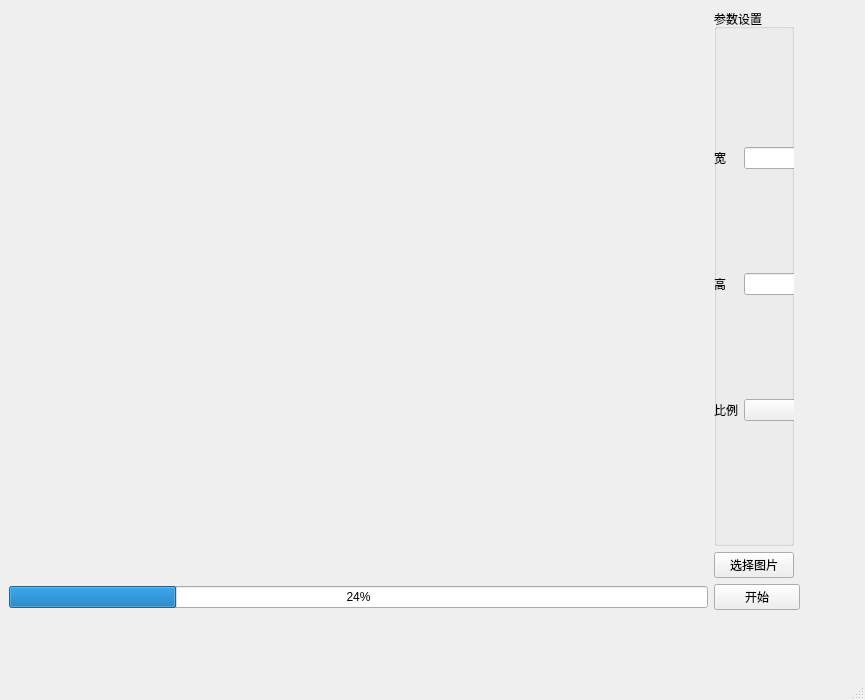
<?xml version="1.0" encoding="UTF-8"?>
<ui version="4.0">
 <class>mainWindow</class>
 <widget class="QMainWindow" name="mainWindow">
  <property name="geometry">
   <rect>
    <x>0</x>
    <y>0</y>
    <width>865</width>
    <height>700</height>
   </rect>
  </property>
  <property name="windowTitle">
   <string>Photo Cropper</string>
  </property>
  <widget class="QWidget" name="centralwidget">
   <property name="sizePolicy">
    <sizepolicy hsizetype="Maximum" vsizetype="Maximum">
     <horstretch>0</horstretch>
     <verstretch>0</verstretch>
    </sizepolicy>
   </property>
   <widget class="QWidget" name="gridLayoutWidget">
    <property name="geometry">
     <rect>
      <x>9</x>
      <y>9</y>
      <width>791</width>
      <height>601</height>
     </rect>
    </property>
    <layout class="QGridLayout" name="mainLayout">
     <item row="2" column="0">
      <widget class="QProgressBar" name="progressBar">
       <property name="value">
        <number>24</number>
       </property>
      </widget>
     </item>
     <item row="2" column="1" colspan="2">
      <widget class="QPushButton" name="startButton">
       <property name="text">
        <string>开始</string>
       </property>
      </widget>
     </item>
     <item row="0" column="1">
      <widget class="QGroupBox" name="paramGroupWidget">
       <property name="title">
        <string>参数设置</string>
       </property>
       <widget class="QWidget" name="gridLayoutWidget_2">
        <property name="geometry">
         <rect>
          <x>0</x>
          <y>40</y>
          <width>138</width>
          <height>471</height>
         </rect>
        </property>
        <layout class="QGridLayout" name="paramLayout">
         <item row="1" column="0">
          <widget class="QLabel" name="heightLabel">
           <property name="text">
            <string>高</string>
           </property>
          </widget>
         </item>
         <item row="0" column="1">
          <widget class="QLineEdit" name="widthEdit"/>
         </item>
         <item row="0" column="0">
          <widget class="QLabel" name="widthLabel">
           <property name="text">
            <string>宽</string>
           </property>
          </widget>
         </item>
         <item row="1" column="1">
          <widget class="QLineEdit" name="heightEdit"/>
         </item>
         <item row="2" column="0">
          <widget class="QLabel" name="ratioLabel">
           <property name="text">
            <string>比例</string>
           </property>
          </widget>
         </item>
         <item row="2" column="1">
          <widget class="QComboBox" name="ratioComboBox"/>
         </item>
        </layout>
       </widget>
      </widget>
     </item>
     <item row="1" column="1">
      <widget class="QPushButton" name="photoChooseButton">
       <property name="text">
        <string>选择图片</string>
       </property>
      </widget>
     </item>
     <item row="0" column="0" rowspan="2">
      <widget class="QLabel" name="photoView">
       <property name="text">
        <string/>
       </property>
      </widget>
     </item>
    </layout>
   </widget>
  </widget>
  <widget class="QStatusBar" name="statusbar"/>
 </widget>
 <resources/>
 <connections/>
</ui>
